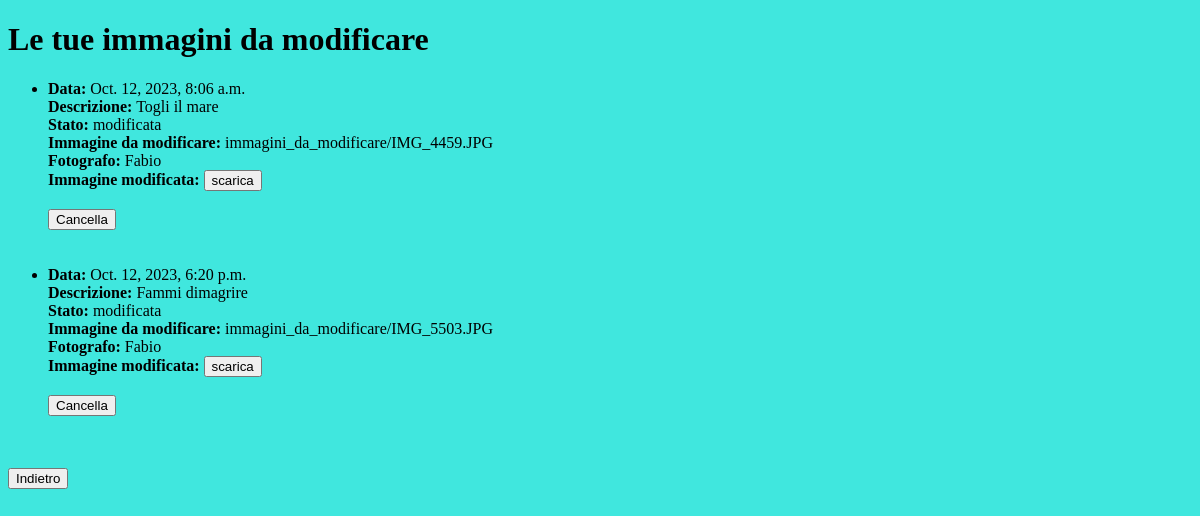
The page /Gestione/Immagini/ (signed in) on the database as committed earlier.
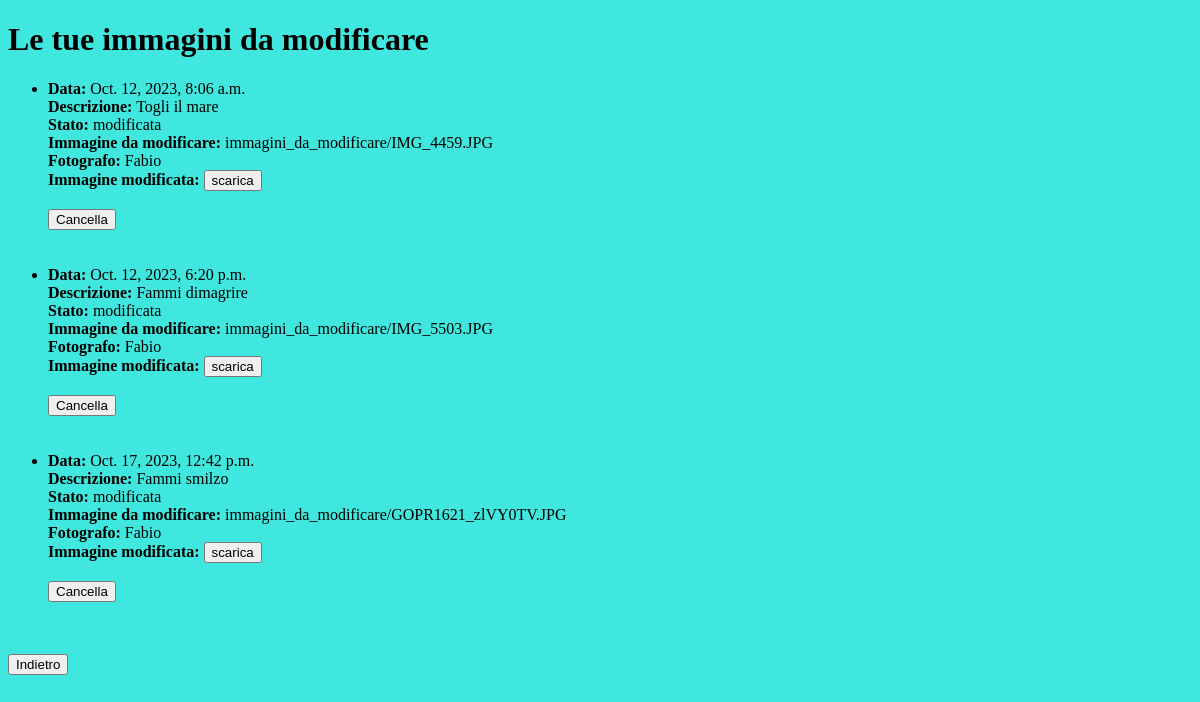
The same page on the database as committed later.
### Gestione/models.py (models this page shows, shortened)
class Immagine(models.Model):
    Descrizione = models.CharField(max_length=500)
    immagine = models.ImageField(upload_to='immagini_da_modificare/')
    data_caricamento = models.DateTimeField(auto_now_add=True)
    fotografi = models.ForeignKey(User, on_delete=models.CASCADE,related_name='immagine_fotografi',default=0)
    cliente = models.ForeignKey(User,on_delete=models.CASCADE, related_name='immagine_cliente', default=0)
    stato = models.CharField(max_length=100, default='da modificare')
    foto_modificata = models.ImageField(upload_to='immagini_da_modificare/', blank=True, null=True)

### Gestione/views.py (the view)
# urls.py: path('Immagini/', ImmaginiListView.as_view(), name='immagine-list'),
class ImmaginiListView(LoginRequiredMixin, ListView):
    model = Immagine
    template_name = 'Immagine_list.html'
    context_object_name = 'Immagini'
    def get_queryset(self):
        user = self.request.user
        queryset = Immagine.objects.filter(cliente_id=user)
        return queryset

### templates/Immagine_list.html (shortened to what this page needs)
{% extends 'base.html' %}
{% block content %}
  <h1>Le tue immagini da modificare</h1>
  {% if "cliente" in  user.groups.all.0.name %}
  {% if Immagini %}
    <ul>
      {% for imm in Immagini %}
        <li>
          <strong>Data:</strong> {{ imm.data_caricamento }}<br>
          <strong>Descrizione:</strong> {{imm.Descrizione}}<br>
          <strong>Stato:</strong> {{imm.stato}}<br>
          <strong>Immagine da modificare:</strong> {{imm.immagine}}<br>
          <strong>Fotografo:</strong>{% if imm.fotografi_id == 3 %} giococchiphoto <br> {% elif imm.fotografi_id == 4 %} Fabio <br>
          {% endif %}
          {% if imm.foto_modificata %}
          <strong>Immagine modificata:</strong> <a href="{% url 'scarica_foto_modificata' imm.pk %}" download="{{ immagine.foto_modificata.name }}"><button>scarica</button></a> <br><br>
          {% endif %}
          <form method="GET" action="{% url 'CancellaImmagine' imm.pk %}">
            <button class="pulsante-rosso" type="submit">Cancella</button>
          </form>
          <br>
        </li>
      <br>
      {% endfor %}
    </ul>
  {% else %}
    <p>Nessuna immagine da modificare disponibile.</p>
  {% endif %}
{% endif %}
<a href="{% url 'Loggato' %}"><button>Indietro</button></a>
{% endblock %}

Rows that differ between the two databases and show on the page:
added Immagine: data_caricamento "Oct. 17, 2023, 12:42 p.m.", Descrizione "Fammi smilzo", stato "modificata", immagine "immagini_da_modificare/GOPR1621_zlVY0TV.JPG", shows "Fabio"
